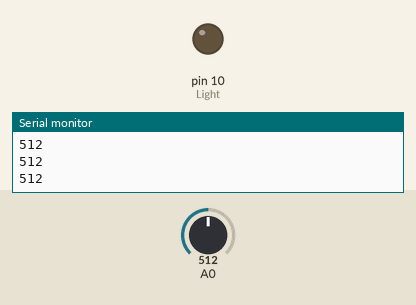
This sketch was run on a simulated Arduino Uno, built with avr-gcc and run on an emulated ATmega328P. On the bench: output pins drawn as LEDs (lit = HIGH), the last lines printed to the serial monitor. Inputs (shaded band) come from the test bench; at power-on: A0 = 512.

Above: at 1.2 s.
1.3 s: A0 set to 107
2.8 s: A0 set to 89
At 3.2 s:
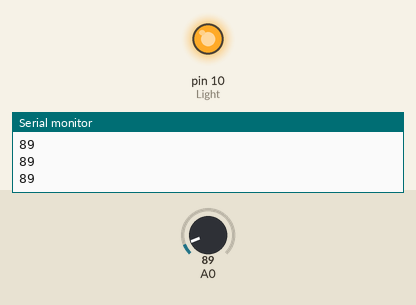
4.3 s: A0 set to 110
At 5.5 s:
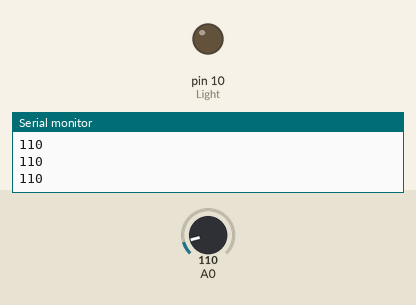
5.8 s: A0 set to 90
At 7.0 s:
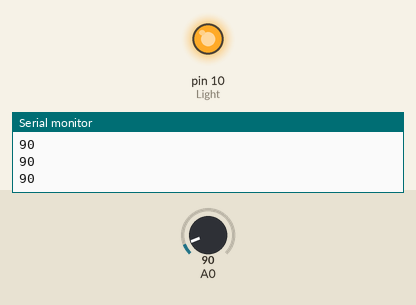
Timing chart, 0 to 8.3 s (numbered marks = the images above; inputs shaded):
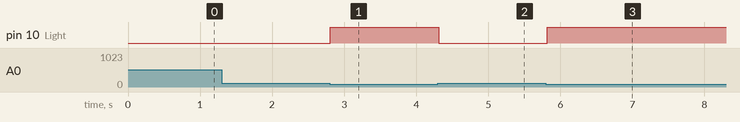

The sketch:

LDR_INTErfacing.ino
```cpp
int LDRValue =A0;// connect LDR to PIN A0 of Arduino
int Light =10;// connect light to pin 10 of Arduino
void setup()
{
  pinMode(A0, INPUT);
  Serial.begin(9600);
  pinMode(Light, OUTPUT);
}

void loop()
{
  // read the value from the sensor
  LDRValue = analogRead(A0);
  // print the sensor reading so you know its range
  if(LDRValue <100)
  {digitalWrite(Light,HIGH);}
  else
 //if(LDRValue > 100)
  {digitalWrite(Light,LOW);}

  Serial.println(LDRValue);

  delay(100); // Wait for 100 millisecond(s)
}
```

Measured:
- the behaviour switches between 100 and 99 on A0 (found by bisection; images 0 and 1)
- after the input at 2.8 s, pin 10 (Light): LOW → HIGH at once
- after the input at 4.3 s, pin 10 (Light): HIGH → LOW at once
- after the input at 5.8 s, pin 10 (Light): LOW → HIGH at once
